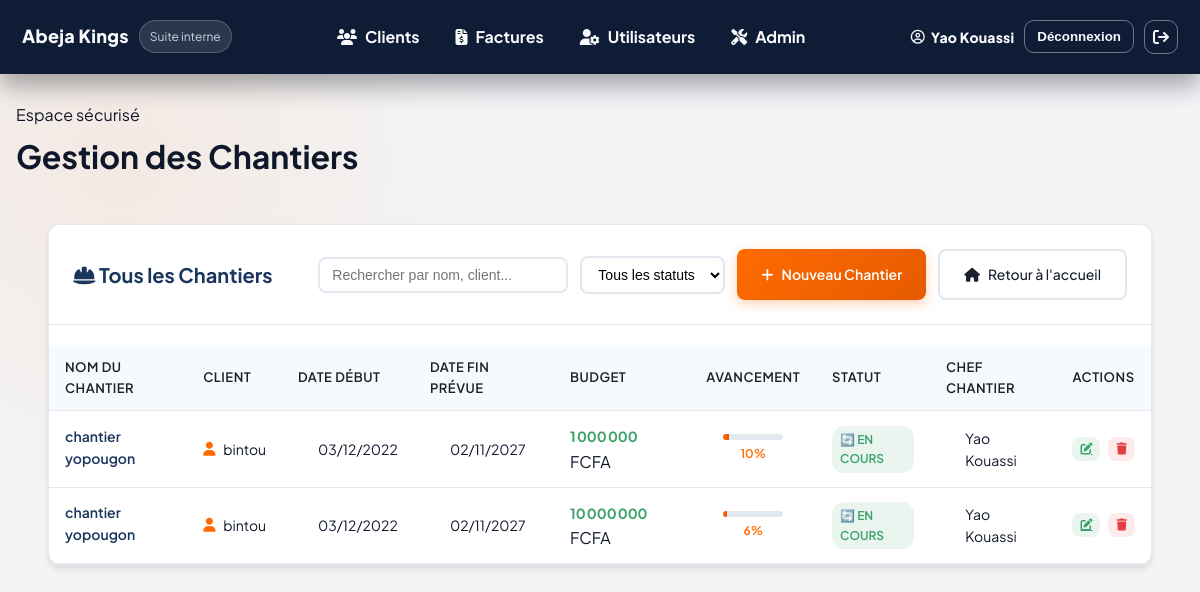
Screenshot of /chantiers/ (signed in) with the database file from the repository.
### core/models.py (models this page shows, shortened)
class Chantier(models.Model):
    STATUT_CHOICES = [
        ('planifie', 'Planifié'),
        ('en_cours', 'En Cours'),
        ('termine', 'Terminé'),
        ('annule', 'Annulé'),
    ]
    nom = models.CharField(max_length=200)
    client = models.ForeignKey('Client', on_delete=models.CASCADE, related_name='chantiers')
    description = models.TextField(blank=True)
    date_debut = models.DateField()
    date_fin_prevue = models.DateField()
    date_fin_reelle = models.DateField(null=True, blank=True)
    budget = models.DecimalField(max_digits=12, decimal_places=2)
    statut = models.CharField(max_length=20, choices=STATUT_CHOICES, default='planifie')
    avancement = models.IntegerField(default=0, help_text="Pourcentage d'avancement (0-100)")
    chef_chantier = models.ForeignKey(User, on_delete=models.SET_NULL, null=True, blank=True, related_name='chantiers_diriges')
    created_at = models.DateTimeField(auto_now_add=True)
    updated_at = models.DateTimeField(auto_now=True)
    class Meta:
        verbose_name = "Chantier"
        verbose_name_plural = "Chantiers"

class Client(models.Model):
    nom = models.CharField(max_length=200)
    contact = models.CharField(max_length=200, blank=True)
    telephone = models.CharField(max_length=50, blank=True)
    email = models.EmailField(blank=True)
    adresse = models.CharField(max_length=300, blank=True)
    created_at = models.DateTimeField(auto_now_add=True)
    class Meta:
        verbose_name = "Client"
        verbose_name_plural = "Clients"

### core/views.py (the view)
# urls.py: path('chantiers/', views.ChantierListView.as_view(), name='chantiers'),
@method_decorator(login_required, name='dispatch')
class ChantierListView(View):
    def get(self, request):
        qs = Chantier.objects.select_related('client', 'chef_chantier').all()
        statut = request.GET.get('statut')
        budget_min = request.GET.get('budget_min')
        budget_max = request.GET.get('budget_max')
        if statut:
            qs = qs.filter(statut=statut)
        try:
            if budget_min:
                qs = qs.filter(budget__gte=float(budget_min))
        except Exception:
            pass
        try:
            if budget_max:
                qs = qs.filter(budget__lte=float(budget_max))
        except Exception:
            pass
        chantiers = qs.order_by('-created_at')
        applied_filters = {
            'statut': statut,
            'budget_min': budget_min,
            'budget_max': budget_max,
        }
        return render(request, 'core/chantier_list.html', {'chantiers': chantiers, 'applied_filters': applied_filters})

### core/templates/core/chantier_list.html (shortened to what this page needs)
{% extends 'core/base.html' %}
{% block title %}Gestion des Chantiers{% endblock %}
{% block content %}
<div class="content-area">
    <div class="content-section">
        <div class="section-header">
            <h3>
                <i class="fas fa-hard-hat"></i>
                Tous les Chantiers
            </h3>
            <div class="section-actions">
                <div class="search-filters">
                    <input type="text" id="chantiers-search" placeholder="Rechercher par nom, client..." class="search-input">
                    <select id="chantiers-statut-filter" class="filter-select">
                        <option value="">Tous les statuts</option>
                    </select>
                </div>
                <a href="{% url 'core:chantier_create' %}" class="btn btn-primary">
                    <i class="fas fa-plus"></i> Nouveau Chantier
                </a>
                <a href="{% url 'core:dashboard' %}" class="btn btn-outline">
                    <i class="fas fa-home"></i> Retour à l'accueil
                </a>
            </div>
        </div>
        <div class="table-container">
            <table id="chantiers-table">
                <thead>
                    <tr>
                        <th>Nom du Chantier</th>
                        <th>Client</th>
                        <th>Date Début</th>
                        <th>Date Fin Prévue</th>
                        <th>Budget</th>
                        <th>Avancement</th>
                        <th>Statut</th>
                        <th>Chef Chantier</th>
                        <th>Actions</th>
                    </tr>
                </thead>
                <tbody id="chantiers-tbody">
                    {% for chantier in chantiers %}
                    <tr data-statut="{{ chantier.statut }}">
                        <td>
                            <div class="chantier-info">
                                <strong>{{ chantier.nom }}</strong>
                            </div>
                        </td>
                        <td>
                            <div class="client-info">
                                <i class="fas fa-user"></i>
                                {{ chantier.client.nom|default:"Non assigné" }}
                            </div>
                        </td>
                        <td>
                            <div class="date-info">
                                {{ chantier.date_debut|date:"d/m/Y" }}
                            </div>
                        </td>
                        <td>
                            <div class="date-info">
                                {{ chantier.date_fin_prevue|date:"d/m/Y" }}
                            </div>
                        </td>
                        <td>
                            <div class="budget-info">
                                <strong class="format-number">{{ chantier.budget|default:0|floatformat:0 }}</strong> FCFA
                            </div>
                        </td>
                        <td>
                            <div class="progress-cell">
                                <div class="progress-bar">
                                    <div class="progress-fill progress-{{ chantier.pk }}" data-progress="{{ chantier.avancement }}"></div>
                                </div>
                                <span class="progress-text">{{ chantier.avancement }}%</span>
                            </div>
                        </td>
                        <td>
                            <span class="status-badge status-{{ chantier.statut }}">
                                {% if chantier.statut == 'planifie' %}📋{% elif chantier.statut == 'en_cours' %}🔄{% elif chantier.statut == 'termine' %}✅{% elif chantier.statut == 'annule' %}❌{% endif %}
                                {{ chantier.get_statut_display }}
                            </span>
                        </td>
                        <td>
                            {% if chantier.chef_chantier %}
                            <div class="chef-info">
                                {{ chantier.chef_chantier.get_full_name }}
                            </div>
                            {% else %}
                            <span class="no-assignment">Non assigné</span>
                            {% endif %}
                        </td>
                        <td>
                            <div class="action-buttons">
                                <a href="{% url 'core:chantier_update' chantier.pk %}" class="btn-action btn-edit" title="Modifier">
                                    <i class="fas fa-edit"></i>
                                </a>
                                <button class="btn-action btn-delete" data-id="{{ chantier.pk }}" data-name="{{ chantier.nom }}" title="Supprimer">
                                    <i class="fas fa-trash"></i>
                                </button>
                            </div>
                        </td>
                    </tr>
                    {% endfor %}
                </tbody>
            </table>
        </div>
    </div>
</div>
{% endblock %}

### core/templates/core/base.html (shortened to what this page needs)
{% load static %}
<!doctype html>
<html lang="fr">
<head>
  <link rel="stylesheet" href="https://cdnjs.cloudflare.com/ajax/libs/font-awesome/6.5.2/css/all.min.css">
  <link rel="stylesheet" href="{% static 'css/style.css' %}">
</head>
<body class="ui-shell">
<header class="topbar">
  <div class="brand">
    <a href="{% url 'core:dashboard' %}" class="brand-mark">Abeja Kings</a>
    <span class="pill live-pill">Suite interne</span>
  </div>
  {% if request.user.is_authenticated %}
  <nav class="topnav">
    <a href="{% url 'core:clients' %}"><i class="fa-solid fa-users"></i><span>Clients</span></a>
    <a href="{% url 'core:factures' %}"><i class="fa-solid fa-file-invoice-dollar"></i><span>Factures</span></a>
    <a href="{% url 'core:users' %}"><i class="fa-solid fa-user-gear"></i><span>Utilisateurs</span></a>
    <a href="{% url 'admin:index' %}"><i class="fa-solid fa-screwdriver-wrench"></i><span>Admin</span></a>
  </nav>
  {% endif %}
  <div class="user-actions">
    {% if request.user.is_authenticated %}
      <span class="user-name"><i class="fa-regular fa-circle-user"></i> {{ request.user.get_full_name|default:request.user.username }}</span>
      <form id="logout-form" method="post" action="{% url 'logout' %}" class="logout-form">
        <button type="submit" class="ghost-btn">Déconnexion</button>
      </form>
      <a href="#" id="logout-link" class="ghost-link" aria-label="Se déconnecter"><i class="fa-solid fa-arrow-right-from-bracket"></i></a>
    {% else %}
      <a href="{% url 'login' %}" class="ghost-btn">Se connecter</a>
    {% endif %}
  </div>
</header>
<main class="page">
  <div class="page-header">
    <div>
      <p class="eyebrow">Espace sécurisé</p>
      <h1>{% block title %}{% endblock %}</h1>
    </div>
  </div>
  {% block content %}{% endblock %}
</main>
</body>
</html>

### static/css/style.css (style rules this page uses)
:root { --primary: #FF6B00; --primary-dark: #E55A00; --primary-light: #FF8C33; --secondary: #1A365D; --secondary-light: #2D4B8C; --accent: #2D3748; --light: #FFFFFF; --dark: #1A202C; --gray: #718096; --gray-light: #E2E8F0; --gray-lighter: #F7FAFC; --success: #38A169; --warning: #D69E2E; --danger: #E53E3E; --info: #3182CE; --shadow: 0 1px 3px rgba(0, 0, 0, 0.1); --shadow-md: 0 4px 6px rgba(0, 0, 0, 0.1); --shadow-lg: 0 10px 15px rgba(0, 0, 0, 0.1); --radius: 8px; --radius-lg: 12px; }
* { margin: 0; padding: 0; box-sizing: border-box; }
body { font-family: 'Inter', sans-serif; background: var(--gray-lighter); color: var(--dark); line-height: 1.6; min-height: 100vh; }
.user-name { display: block; font-weight: 600; font-size: 14px; color: var(--dark); }
.content-area { padding: 32px; flex: 1; }
.content-section { background: var(--light); border-radius: var(--radius-lg); box-shadow: var(--shadow-md); margin-bottom: 0; overflow: hidden; border: 1px solid var(--gray-light); }
.section-header { padding: 24px; border-bottom: 1px solid var(--gray-light); display: flex; justify-content: space-between; align-items: center; background: var(--light); }
.section-header h3 { font-size: 20px; font-weight: 700; color: var(--secondary); margin: 0; }
.section-actions { display: flex; gap: 12px; }
.btn { padding: 12px 24px; border: none; border-radius: var(--radius); font-weight: 600; cursor: pointer; transition: all 0.3s ease; display: inline-flex; align-items: center; gap: 8px; font-size: 14px; text-decoration: none; }
.btn-primary { background: linear-gradient(135deg, var(--primary), var(--primary-dark)); color: white; box-shadow: 0 4px 12px rgba(255, 107, 0, 0.3); border: none; }
.btn-outline { background: transparent; border: 2px solid var(--gray-light); color: var(--dark); font-weight: 500; }
.table-container { overflow-x: auto; margin-top: 20px; }
table { width: 100%; border-collapse: collapse; }
th, td { padding: 18px 24px; text-align: left; border-bottom: 1px solid var(--gray-light); }
th { background: var(--gray-lighter); font-weight: 600; color: var(--dark); font-size: 13px; text-transform: uppercase; letter-spacing: 0.5px; }
.chantier-info, .employee-info, .materiau-info { display: flex; flex-direction: column; }
.chantier-info strong, .employee-info strong, .materiau-info strong { font-weight: 600; color: var(--dark); margin-bottom: 4px; }
.status-badge { padding: 4px 8px; border-radius: 4px; font-size: 0.8em; font-weight: 500; text-transform: uppercase; }
.status-en_cours { background-color: var(--warning); color: black; }
.table-container table { width: 100%; border-collapse: collapse; background: white; border-radius: var(--radius); overflow: hidden; box-shadow: var(--shadow); }
.table-container th, .table-container td { padding: 12px 16px; text-align: left; border-bottom: 1px solid var(--gray-light); }
.table-container th { background: var(--gray-lighter); font-weight: 600; color: var(--dark); }
.search-filters { display: flex; gap: 12px; align-items: center; }
.search-input { padding: 8px 12px; border: 2px solid var(--gray-light); border-radius: var(--radius); font-size: 14px; transition: all 0.3s ease; min-width: 250px; }
.filter-select { padding: 8px 12px; border: 2px solid var(--gray-light); border-radius: var(--radius); font-size: 14px; background: var(--light); cursor: pointer; transition: all 0.3s ease; }

### rows the page displays
Chantier: nom "chantier yopougon", client.nom "bintou", date_debut "03/12/2022", date_fin_prevue "02/11/2027", budget "1 000 000", avancement "10", statut "EN COURS", chef_chantier.get_full_name "Yao Kouassi"
Chantier: nom "chantier yopougon", client.nom "bintou", date_debut "03/12/2022", date_fin_prevue "02/11/2027", budget "10 000 000", avancement "6", statut "EN COURS", chef_chantier.get_full_name "Yao Kouassi"

### other values shown
{{ request.user.get_full_name|default:request.user.username }} "Yao Kouassi"
